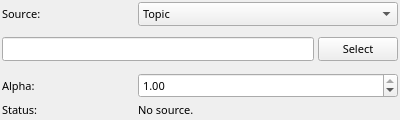
<?xml version="1.0" encoding="UTF-8"?>
<ui version="4.0">
 <class>robot_model_config</class>
 <widget class="QWidget" name="robot_model_config">
  <property name="geometry">
   <rect>
    <x>0</x>
    <y>0</y>
    <width>400</width>
    <height>120</height>
   </rect>
  </property>
  <property name="windowTitle">
   <string>Form</string>
  </property>
  <layout class="QGridLayout" name="gridLayout">
   <property name="verticalSpacing">
    <number>4</number>
   </property>
   <property name="margin">
    <number>2</number>
   </property>
   <item row="0" column="0">
    <widget class="QLabel" name="label_source">
     <property name="font">
      <font>
       <family>Sans Serif</family>
       <pointsize>8</pointsize>
      </font>
     </property>
     <property name="text">
      <string>Source:</string>
     </property>
    </widget>
   </item>
   <item row="0" column="1" colspan="2">
    <widget class="QComboBox" name="source_combo">
     <property name="font">
      <font>
       <family>Sans Serif</family>
       <pointsize>8</pointsize>
      </font>
     </property>
     <item>
      <property name="text">
       <string>Topic</string>
      </property>
     </item>
     <item>
      <property name="text">
       <string>File</string>
      </property>
     </item>
    </widget>
   </item>
   <item row="1" column="0" colspan="3">
    <widget class="QStackedWidget" name="source_stack">
     <property name="currentIndex">
      <number>0</number>
     </property>
     <widget class="QWidget" name="page_topic">
      <layout class="QHBoxLayout" name="topic_layout">
       <property name="margin">
        <number>0</number>
       </property>
       <property name="spacing">
        <number>4</number>
       </property>
       <item>
        <widget class="QLineEdit" name="topic">
         <property name="font">
          <font>
           <family>Sans Serif</family>
           <pointsize>8</pointsize>
          </font>
         </property>
        </widget>
       </item>
       <item>
        <widget class="QPushButton" name="selecttopic">
         <property name="sizePolicy">
          <sizepolicy hsizetype="Fixed" vsizetype="Fixed">
           <horstretch>0</horstretch>
           <verstretch>0</verstretch>
          </sizepolicy>
         </property>
         <property name="font">
          <font>
           <family>Sans Serif</family>
           <pointsize>8</pointsize>
          </font>
         </property>
         <property name="text">
          <string>Select</string>
         </property>
        </widget>
       </item>
      </layout>
     </widget>
     <widget class="QWidget" name="page_file">
      <layout class="QHBoxLayout" name="file_layout">
       <property name="margin">
        <number>0</number>
       </property>
       <property name="spacing">
        <number>4</number>
       </property>
       <item>
        <widget class="QLineEdit" name="filepath">
         <property name="font">
          <font>
           <family>Sans Serif</family>
           <pointsize>8</pointsize>
          </font>
         </property>
         <property name="placeholderText">
          <string>/path/to/robot.urdf</string>
         </property>
        </widget>
       </item>
       <item>
        <widget class="QPushButton" name="browsefile">
         <property name="sizePolicy">
          <sizepolicy hsizetype="Fixed" vsizetype="Fixed">
           <horstretch>0</horstretch>
           <verstretch>0</verstretch>
          </sizepolicy>
         </property>
         <property name="font">
          <font>
           <family>Sans Serif</family>
           <pointsize>8</pointsize>
          </font>
         </property>
         <property name="text">
          <string>Browse...</string>
         </property>
        </widget>
       </item>
      </layout>
     </widget>
    </widget>
   </item>
   <item row="2" column="0">
    <widget class="QLabel" name="label_alpha">
     <property name="font">
      <font>
       <family>Sans Serif</family>
       <pointsize>8</pointsize>
      </font>
     </property>
     <property name="text">
      <string>Alpha:</string>
     </property>
    </widget>
   </item>
   <item row="2" column="1" colspan="2">
    <widget class="QDoubleSpinBox" name="alpha">
     <property name="font">
      <font>
       <family>Sans Serif</family>
       <pointsize>8</pointsize>
      </font>
     </property>
     <property name="maximum">
      <double>1.000000000000000</double>
     </property>
     <property name="singleStep">
      <double>0.100000000000000</double>
     </property>
     <property name="value">
      <double>1.000000000000000</double>
     </property>
    </widget>
   </item>
   <item row="3" column="0">
    <widget class="QLabel" name="label_status">
     <property name="font">
      <font>
       <family>Sans Serif</family>
       <pointsize>8</pointsize>
      </font>
     </property>
     <property name="text">
      <string>Status:</string>
     </property>
    </widget>
   </item>
   <item row="3" column="1" colspan="2">
    <widget class="QLabel" name="status">
     <property name="font">
      <font>
       <family>Sans Serif</family>
       <pointsize>8</pointsize>
      </font>
     </property>
     <property name="text">
      <string>No source.</string>
     </property>
     <property name="wordWrap">
      <bool>true</bool>
     </property>
    </widget>
   </item>
  </layout>
 </widget>
 <resources/>
 <connections/>
 <slots>
  <slot>SelectTopic()</slot>
  <slot>TopicEdited()</slot>
  <slot>SourceChanged(int)</slot>
  <slot>BrowseFile()</slot>
  <slot>FileEdited()</slot>
 </slots>
</ui>
